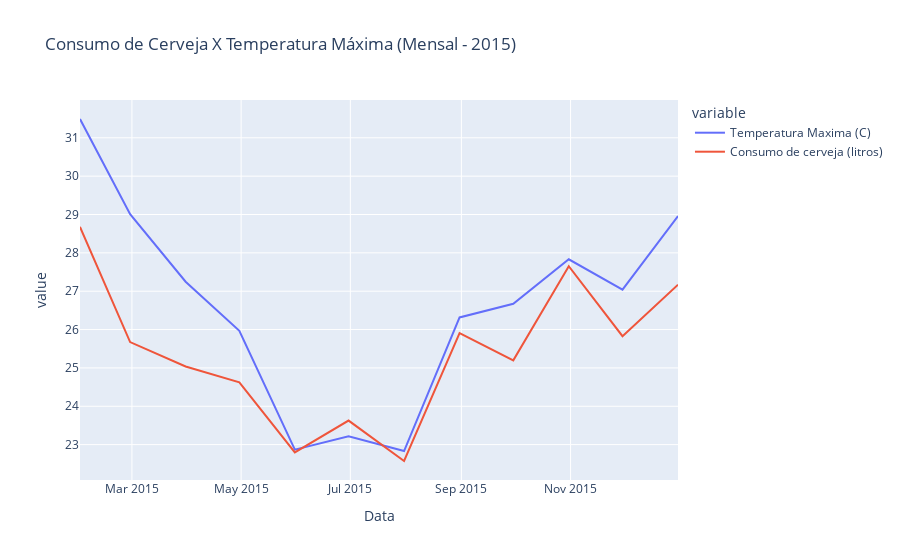

Notebook cell for this chart:
### Markdown cell above
Aqui vemos a evolução do consumo de cerveja e temperatura máxima ao longo do ano. Por ele, podemos ter uma ideia melhor da correlação entre as variáveis. Como esperado, nos meses de inverno onde a temperatura abaixa, o consumo de cerveja também diminui significativamente. Ao contrário, nos meses de verão quando a temperatura aumenta, o consumo de cerveja também aumenta.

### Code cell
# Gráfico de linha do consumo de cerveja x temperatura máxima mensal

df_mensal = df_consumption.resample('ME').mean()
px.line(df_mensal, x=df_mensal.index, y=['Temperatura Maxima (C)', 'Consumo de cerveja (litros)'], title='Consumo de Cerveja X Temperatura Máxima (Mensal - 2015)')

### Figure 1 — Plotly figure (JSON) as saved in the notebook; plotly's stock layout.template omitted (floating-point values rounded to 4 significant figures)
{"data": [{"hovertemplate": "variable=Temperatura Maxima (C)<br>Data=%{x}<br>value=%{y}<extra></extra>", "legendgroup": "Temperatura Maxima (C)", "line": {"color": "#636efa", "dash": "solid"}, "marker": {"symbol": "circle"}, "mode": "lines", "name": "Temperatura Maxima (C)", "orientation": "v", "showlegend": true, "type": "scatter", "x": ["2015-01-31T00:00:00", "2015-02-28T00:00:00", "2015-03-31T00:00:00", "2015-04-30T00:00:00", "2015-05-31T00:00:00", "2015-06-30T00:00:00", "2015-07-31T00:00:00", "2015-08-31T00:00:00", "2015-09-30T00:00:00", "2015-10-31T00:00:00", "2015-11-30T00:00:00", "2015-12-31T00:00:00"], "xaxis": "x", "y": [31.49, 29.01, 27.25, 25.97, 22.87, 23.22, 22.83, 26.32, 26.67, 27.83, 27.04, 28.96], "yaxis": "y"}, {"hovertemplate": "variable=Consumo de cerveja (litros)<br>Data=%{x}<br>value=%{y}<extra></extra>", "legendgroup": "Consumo de cerveja (litros)", "line": {"color": "#EF553B", "dash": "solid"}, "marker": {"symbol": "circle"}, "mode": "lines", "name": "Consumo de cerveja (litros)", "orientation": "v", "showlegend": true, "type": "scatter", "x": ["2015-01-31T00:00:00", "2015-02-28T00:00:00", "2015-03-31T00:00:00", "2015-04-30T00:00:00", "2015-05-31T00:00:00", "2015-06-30T00:00:00", "2015-07-31T00:00:00", "2015-08-31T00:00:00", "2015-09-30T00:00:00", "2015-10-31T00:00:00", "2015-11-30T00:00:00", "2015-12-31T00:00:00"], "xaxis": "x", "y": [28.68, 25.67, 25.04, 24.62, 22.8, 23.63, 22.57, 25.91, 25.2, 27.65, 25.83, 27.17], "yaxis": "y"}], "layout": {"legend": {"title": {"text": "variable"}, "tracegroupgap": 0}, "title": {"text": "Consumo de Cerveja X Temperatura Máxima (Mensal - 2015)"}, "xaxis": {"anchor": "y", "domain": [0, 1], "title": {"text": "Data"}}, "yaxis": {"anchor": "x", "domain": [0, 1], "title": {"text": "value"}}}}
